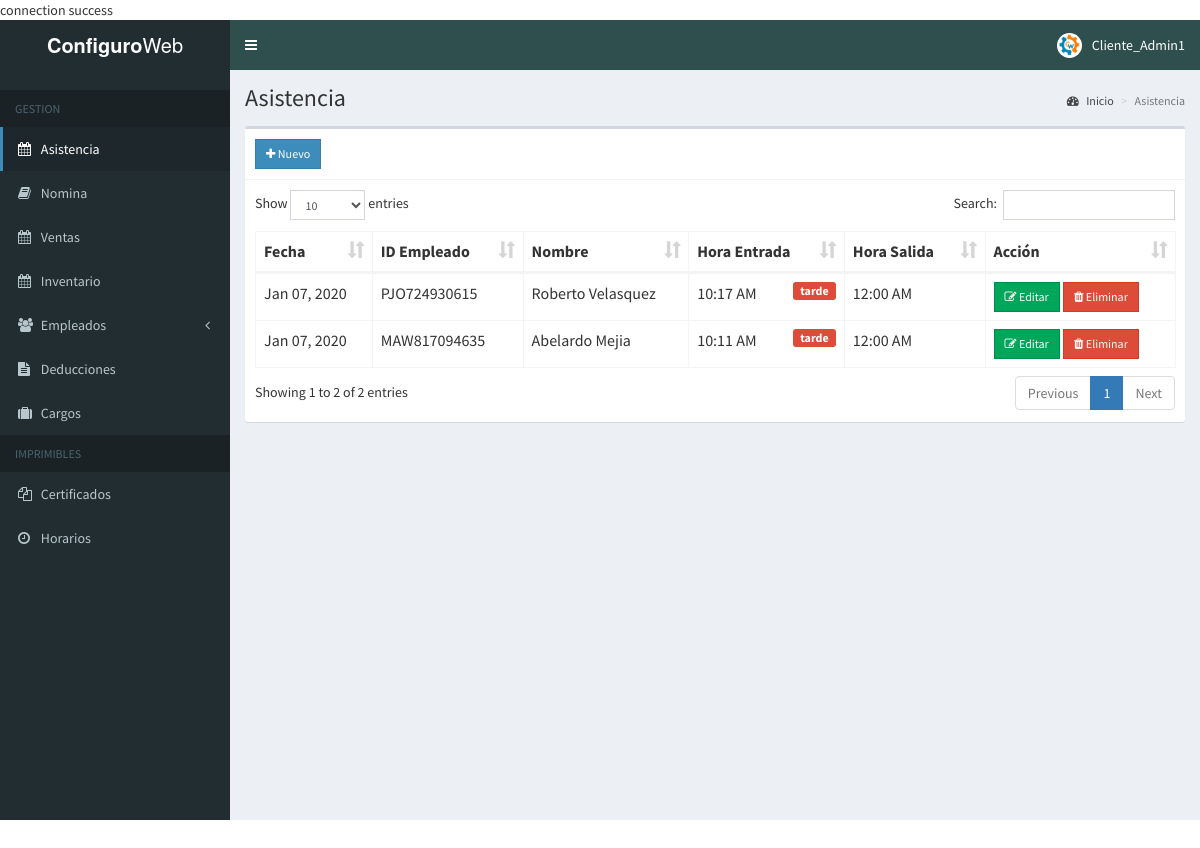
The app's page /admin/attendance.php (signed in) with its own data.
### tables this page shows
CREATE TABLE `administrador` (`id` int(11) NOT NULL,
  `id_empleado` int(15) NOT NULL,
  `usuario` varchar(30) NOT NULL,
  `password` varchar(60) NOT NULL,
  `tipo` varchar(60) NOT NULL,
  `fecha_creacion` date NOT NULL
);

CREATE TABLE `attendance` (
  `id` int(11) NOT NULL,
  `employee_id` int(11) NOT NULL,
  `date` date NOT NULL,
  `time_in` time NOT NULL,
  `status` int(1) NOT NULL,
  `time_out` time NOT NULL,
  `num_hr` double NOT NULL
);

CREATE TABLE `employees` (
  `id` int(11) NOT NULL,
  `employee_id` varchar(15) NOT NULL,
  `firstname` varchar(50) NOT NULL,
  `lastname` varchar(50) NOT NULL,
  `address` text NOT NULL,
  `birthdate` date NOT NULL,
  `contact_info` varchar(100) NOT NULL,
  `gender` varchar(10) NOT NULL,
  `position_id` int(11) NOT NULL,
  `schedule_id` int(11) NOT NULL,
  `photo` varchar(200) NOT NULL,
  `created_on` date NOT NULL
);

### admin/includes/session.php (called while the page is built, shortened)
<?php
	include 'includes/conn.php';
	$sql = "SELECT * FROM administrador WHERE id = '".$_SESSION['admin']."'";
	$query = $conn->query($sql);
	$user = $query->fetch_assoc();
?>

### admin/attendance.php (the view, shortened to what this page needs)
<?php include 'includes/session.php'; ?>
<?php include 'includes/header.php'; ?>
<body class="hold-transition skin-blue sidebar-mini">
<div class="wrapper">
  <?php include 'includes/navbar.php'; ?>
  <?php include 'includes/menubar.php'; ?>
  <div class="content-wrapper">
    <section class="content-header">
      <h1>
      Asistencia
      </h1>
      <ol class="breadcrumb">
        <li><a href="#"><i class="fa fa-dashboard"></i> Inicio</a></li>
        <li class="active">Asistencia</li>
      </ol>
    </section>
    <section class="content">
      <div class="row">
        <div class="col-xs-12">
          <div class="box">
            <div class="box-header with-border">
              <a href="#addnew" data-toggle="modal" class="btn btn-primary btn-sm btn-flat"><i class="fa fa-plus"></i> Nuevo</a>
            </div>
            <div class="box-body">
              <table id="example1" class="table table-bordered">
                <thead>
                  <th>Fecha</th>
                  <th>ID Empleado</th>
                  <th>Nombre</th>
                  <th>Hora Entrada</th>
                  <th>Hora Salida</th>
                  <th>Acción</th>
                </thead>
                <tbody>
                  <?php
                    $sql = "SELECT *, employees.employee_id AS empid, attendance.id AS attid FROM attendance LEFT JOIN employees ON employees.id=attendance.employee_id ORDER BY attendance.date DESC, attendance.time_in DESC";
                    $query = $conn->query($sql);
                    while($row = $query->fetch_assoc()){
                      $status = ($row['status'])?'<span class="label label-warning pull-right">a tiempo</span>':'<span class="label label-danger pull-right">tarde</span>';
                      echo "
                        <tr>
                          <td class='hidden'></td>
                          <td>".date('M d, Y', strtotime($row['date']))."</td>
                          <td>".$row['empid']."</td>
                          <td>".$row['firstname'].' '.$row['lastname']."</td>
                          <td>".date('h:i A', strtotime($row['time_in'])).$status."</td>
                          <td>".date('h:i A', strtotime($row['time_out']))."</td>
                          <td>
                            <button class='btn btn-success btn-sm btn-flat edit' data-id='".$row['attid']."'><i class='fa fa-edit'></i> Editar</button>
                            <button class='btn btn-danger btn-sm btn-flat delete' data-id='".$row['attid']."'><i class='fa fa-trash'></i> Eliminar</button>
                          </td>
                        </tr>
                      ";
                    }
                  ?>
                </tbody>
              </table>
            </div>
          </div>
        </div>
      </div>
    </section>
  </div>
</div>
</body>
</html>

### admin/includes/header.php (shortened to what this page needs)
<!DOCTYPE html>
<html>
<head>
  	<link rel="stylesheet" href="../bower_components/bootstrap/dist/css/bootstrap.min.css">
  	<link rel="stylesheet" href="../bower_components/font-awesome/css/font-awesome.min.css">
  	<link rel="stylesheet" href="../bower_components/Ionicons/css/ionicons.min.css">
    <link rel="stylesheet" href="../dist/css/AdminLTE.min.css">
    <link rel="stylesheet" href="../bower_components/datatables.net-bs/css/dataTables.bootstrap.min.css">
    <link rel="stylesheet" href="../bower_components/bootstrap-daterangepicker/daterangepicker.css">
    <link rel="stylesheet" href="../plugins/timepicker/bootstrap-timepicker.min.css">
    <link rel="stylesheet" href="../bower_components/bootstrap-datepicker/dist/css/bootstrap-datepicker.min.css">
    <link rel="stylesheet" href="../dist/css/skins/_all-skins.min.css">
</head>

### admin/includes/navbar.php (shortened to what this page needs)
<header class="main-header">
    <a href="#" class="logo">
      <span class="logo-lg"><b>Configuro</b>Web</span>
    </a>
    <nav class="navbar navbar-static-top">
      <a href="#" class="sidebar-toggle" data-toggle="push-menu" role="button">
      </a>
      <div class="navbar-custom-menu">
        <ul class="nav navbar-nav">
          <li class="dropdown user user-menu">
            <a href="#" class="dropdown-toggle" data-toggle="dropdown">
              <img src="../images/logo1.jpg" class="user-image" alt="User Image">
              <span class="hidden-xs"><?php echo $user['usuario']; ?></span>
            </a>
          </li>
        </ul>
      </div>
    </nav>
  </header>

### admin/includes/menubar.php (shortened to what this page needs)
<aside class="main-sidebar">
    <section class="sidebar">
      <div class="user-panel"></div>
      <ul class="sidebar-menu" data-widget="tree">
        <li class="header">GESTION</li>
        <li><a href="attendance.php"><i class="fa fa-calendar"></i> <span>Asistencia</span></a></li>
        <li class="treeview">
        <li><a href="subMenuNomina.php"><i class="fa fa-book"></i> <span>Nomina</span></a></li>
        <li class="treeview">
        <li><a href="submenuVentas.php"><i class="fa fa-calendar"></i> <span>Ventas</span></a></li>
        <li class="treeview">
        <li><a href="submenuInventario.php"><i class="fa fa-calendar"></i> <span>Inventario</span></a></li>
        <li class="treeview">
          <a href="#">
            <i class="fa fa-users"></i>
            <span>Empleados</span>
            <span class="pull-right-container">
              <i class="fa fa-angle-left pull-right"></i>
            </span>
          </a>
        </li>
        <li><a href="deduction.php"><i class="fa fa-file-text"></i> Deducciones</a></li>
        <li><a href="position.php"><i class="fa fa-suitcase"></i> Cargos</a></li>
        <li class="header">IMPRIMIBLES</li>
        <li><a href="payroll.php"><i class="fa fa-files-o"></i> <span>Certificados</span></a></li>
        <li><a href="schedule_employee.php"><i class="fa fa-clock-o"></i> <span>Horarios</span></a></li>
      </ul>
    </section>
  </aside>

### records on screen
administrador: usuario "Cliente_Admin1"
attendance: date "Jan 07, 2020", employee.employee_id "PJO724930615", employee.firstname "Roberto", employee.lastname "Velasquez", time_in "10:17 AM", status "tarde", time_out "12:00 AM"
attendance: date "Jan 07, 2020", employee.employee_id "MAW817094635", employee.firstname "Abelardo", employee.lastname "Mejia", time_in "10:11 AM", status "tarde", time_out "12:00 AM"
